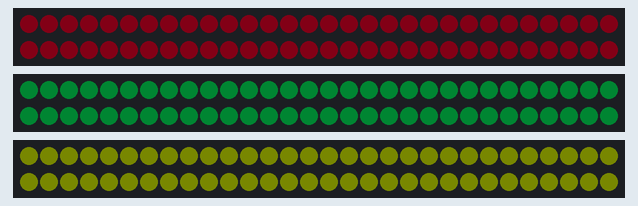
Recording of a sketch running on a simulated Arduino Uno, built with avr-gcc and run on an emulated ATmega328P. Parts: 3 × 60 RGB LEDs in strip order, left to right, continuing on the next row. Dim RGB values are drawn brighter than linear.

Above: at 2.16 s.
At 21.29 s:
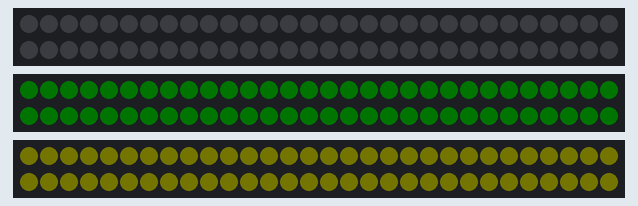

The sketch:

neo_morning.ino
```cpp
#include <Adafruit_NeoPixel.h>

#define PIN1 A0
#define PIN2 A2
#define PIN3 A1
//data out이 연결된 핀 번호
#define NUM_LEDS 60

int b1 = 0;
int b2 = 0;
int b3 = 0;
int v = 0;
int verse = 0;
int change = 0;
int redV = 1;

Adafruit_NeoPixel strip1 = Adafruit_NeoPixel(NUM_LEDS, PIN1, NEO_GRBW + NEO_KHZ800);
Adafruit_NeoPixel strip2 = Adafruit_NeoPixel(NUM_LEDS, PIN2, NEO_GRBW + NEO_KHZ800);
Adafruit_NeoPixel strip3 = Adafruit_NeoPixel(NUM_LEDS, PIN3, NEO_GRB + NEO_KHZ800);

void setup() {
  Serial.begin(9600);
  pinMode(A0, OUTPUT);
  pinMode(A1, OUTPUT);
  pinMode(A2, OUTPUT);

  strip1.begin();
  strip1.show();
  strip1.setBrightness(1);
  strip2.begin();
  strip2.show();
  strip2.setBrightness(1);
  strip3.begin();
  strip3.show();
  strip3.setBrightness(1);
}

void loop() {
  for (int i = 0; i < 60; i++) {
    for (int i = 0; i < 60; i++) {
      strip1.setPixelColor(i, strip1.Color(150, 0, 50));
      strip2.setPixelColor(i, strip2.Color(0, 200, 102));
      strip3.setPixelColor(i, strip3.Color(200, 228, 0));
    }
  }
  if (v == 0) {
    b1++;
    b2++;
    b3++;
    strip1.setBrightness(b1);
    strip2.setBrightness(b2);
    strip3.setBrightness(b3);
    strip1.show();
    strip2.show();
    strip3.show();
    if ( b1 == 50) {
    v = 1;
  }
  }

if (v == 1) {
    b1--;
    b2--;
    b3--;
    strip1.setBrightness(b1);
    strip2.setBrightness(b2);
    strip3.setBrightness(b3);
    strip1.show();
    strip2.show();
    strip3.show();
  if(b1 ==1){
    v=0;
  }

  }
}
```
